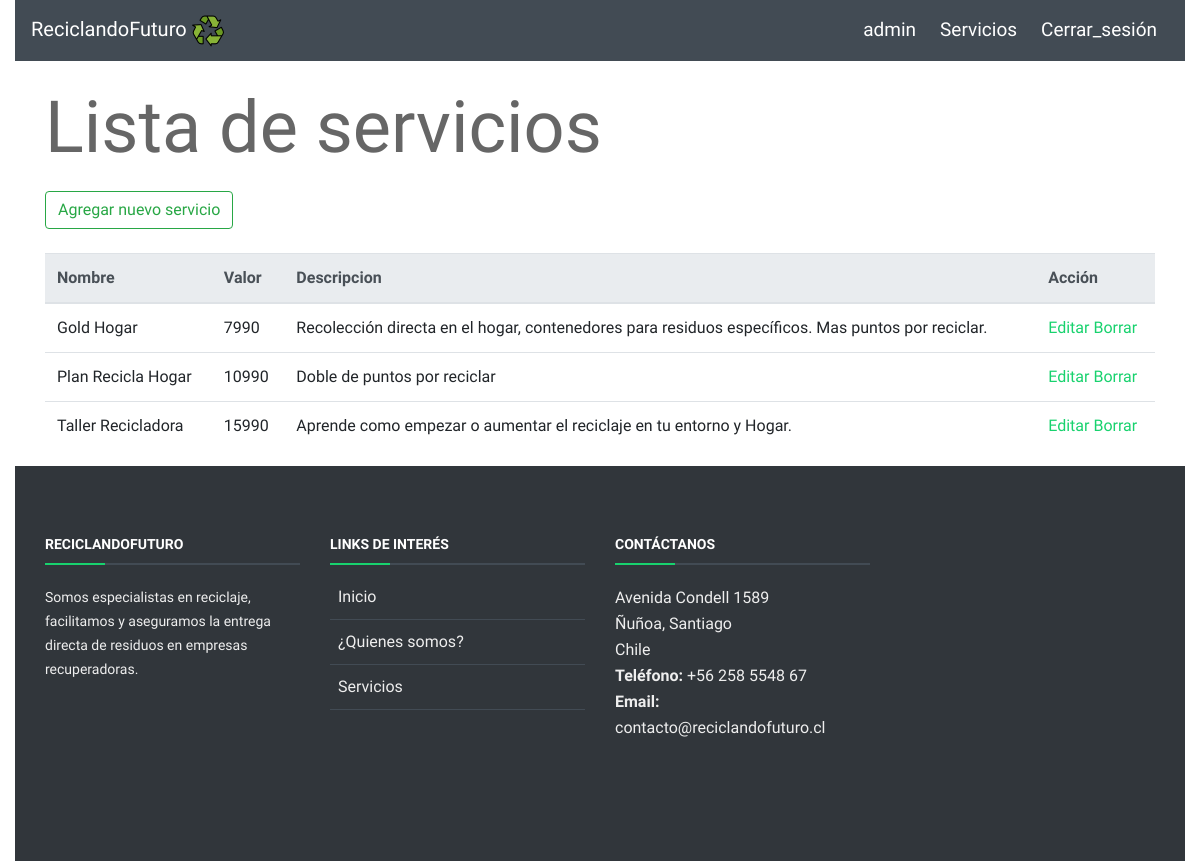
Page /listar_servicios/ (signed in) on the committed database.
### gestion_usuario/models.py (models this page shows, shortened)
class Servicio(models.Model):
    nombreservicio = models.CharField(max_length=20)
    valorservicio = models.IntegerField()
    descripcionservicio = models.CharField(max_length=200)

### gestion_usuario/views.py (the view)
# urls.py: url('listar_servicios/', views.listar_servicios, name='listar_servicios'),
def listar_servicios(request):
    if request.user.is_authenticated:
        servicios = Servicio.objects.all()
        return render(request,
            "gestion_usuario/servicio/listar_servicios.html", {'servicios': servicios})
    else:
        return render(request, 'principal.html', {})

### gestion_usuario/templates/gestion_usuario/servicio/listar_servicios.html (shortened to what this page needs)
{% extends 'base.html' %}
{% block content %}
    <br>
    <h1 class="display-3">Lista de servicios</h1>
    <a href="{% url 'gestion_usuario:agregar_servicios' %}">
        <button type="button" class="btn btn-outline-success">
            Agregar nuevo servicio
        </button>
    </a>
    <br>
    <br>
    <table class="table">
        <thead class="thead-light">
            <tr>
            <th>Nombre</th>
            <th>Valor</th>
            <th>Descripcion</th>
            <th>Acción</th>
            </tr>
        </thead>
        <tbody>
        {% for s in servicios %}
            <tr>
            <td>{{ s.nombreservicio}}</td>
            <td>{{ s.valorservicio}}</td>
            <td>{{ s.descripcionservicio}}</td>
            <td>
                <a href="/editar_servicio/{{ s.id }}"> Editar</a>
                <a href="/eliminar_servicio/{{ s.id }}"
                onclick="return confirm('¿Esta seguro de borrar {{ s.nombreservicio }}?');"> Borrar</a>
            </td>
        {% endfor %}
        </tbody>
    </table>
{% endblock content %}

### templates/base.html (shortened to what this page needs)
{% load static %}
<!DOCTYPE html>
<html lang="en">
  <head>
    <link rel="stylesheet" href="{% static 'css/bootstrap.css' %}">
    <link rel="stylesheet" href="{% static 'css/estilo.css' %}">
    <link
      href="https://unpkg.com/ionicons@4.5.9-1/dist/css/ionicons.min.css"
      rel="stylesheet"
    />
  </head>
  <body>
    <div class="container-fluid">
      <nav id="cont-nav-color" class="navbar navbar-expand-lg col-sm-12">
          <a class="navbar-brand" href="{% url 'gestion_usuario:index' %}" style="color:black">
            <small>ReciclandoFuturo </small><img src="{% static 'img/recycle-sign.png' %}" alt="" class="logo" />
          </a>
          <div class="collapse navbar-collapse" id="navegadorContenido">
            <ul class="navbar-nav ml-auto">
              {% if not request.user.is_authenticated %}
                <li class="nav-item mx-2">
                  <a class="nav-link" href="{% url 'gestion_usuario:principal' %}">Inicio</a>
                </li>
                <li class="nav-item mx-2">
                  <a class="nav-link" href="{% url 'gestion_usuario:servicios' %}">Servicios</a>
                </li>
                <li class="nav-item mx-2">
                  <a class="nav-link" href="{% url 'gestion_usuario:contacto' %}">Contacto</a>
                </li>
                <li class="nav-item mx-1">
                  <a class="nav-link" href="{% url 'gestion_usuario:login' %}">Iniciar_sesión</a>
                </li>
                <li class="nav-item mx-1">
                  <a class="nav-link" href="{% url 'gestion_usuario:registrar' %}">Registrate</a>
                </li>
              {% else %}
                <li class="nav-item mx-1">
                  <a class="nav-link" href="{% url 'gestion_usuario:index' %}">{{ user.username }}</a>
                </li>
                <li class="nav-item mx-1">
                  <a class="nav-link"  href="{% url 'gestion_usuario:listar_servicios' %}">Servicios</a>
                </li>
                <li class="nav-item mx-1">
                  <a class="nav-link" href="{% url 'gestion_usuario:logout' %}">Cerrar_sesión</a>
                </li>
              {% endif %}
            </ul>
          </div>
        </nav>
    </div>
    <div class="container">
        {% block content %}
        {% endblock content%}
    </div>
    <footer id="footer">
      <div class="footer-top">
        <div class="container">
          <div class="row">
            <div class="col-lg-3 col-md-6 footer-info">
              <h4>ReciclandoFuturo</h4>
              <p>Somos especialistas en reciclaje, facilitamos y aseguramos la entrega directa de residuos en empresas
                recuperadoras.</p>
            </div>
            <div class="col-lg-3 col-md-6 footer-links">
              <h4>Links de interés</h4>
              <ul>
                <li><i class="ion-ios-arrow-right"></i> <a href="#intro">Inicio</a></li>
                <li><i class="ion-ios-arrow-right"></i> <a href="#about">¿Quienes somos?</a></li>
                <li><i class="ion-ios-arrow-right"></i> <a href="servicios.html">Servicios</a></li>
              </ul>
            </div>
            <div class="col-lg-3 col-md-6 footer-contact">
              <h4>Contáctanos</h4>
              <p>
                Avenida Condell 1589 <br>
                Ñuñoa, Santiago<br>
                Chile <br>
                <strong>Teléfono:</strong> +56 258 5548 67<br>
                <strong>Email:</strong> contacto@reciclandofuturo.cl<br>
              </p>
            </div>
          </div>
        </div>
      </div>
    </footer>
  </body>

### static/css/estilo.css (style rules this page uses)
body { background: #fff; color: #666666; font-family: 'Inconsolata', monospace; }
a { color: #18d26e; transition: 0.5s; font-family: 'Inconsolata', monospace; }
p { padding: 0; margin: 0 0 30px 0; font-family: 'Inconsolata', monospace; }
h1, h2, h3, h4, h5, h6 { font-family: 'Inconsolata', monospace; font-weight: 400; margin: 0 0 20px 0; padding: 0; }
nav { font-family: 'Inconsolata', monospace; }
footer { font-family: 'Inconsolata', monospace; background-color: #424B54; color: white; }
#cont-nav-color { background-color: #424B54; }
#navegadorContenido ul li a { text-decoration: none; color: white; font-size: 19px; }
#cont-nav-color small { color: white; font-size: 20px; }
#footer { background: rgb(49, 54, 59); color: #eee; font-size: 16px; margin-left: 15px; margin-right: 15px; }
#footer .footer-top { background: rgb(49, 54, 59); padding: 70px 0 60px 0; }
#footer .footer-top .footer-info { margin-bottom: 60px; }
#footer .footer-top .footer-info p { font-size: 14px; line-height: 24px; margin-bottom: 0; font-family: "Inconsolata", sans-serif; color: #eee; }
#footer .footer-top h4 { font-size: 14px; font-weight: bold; color: #fff; text-transform: uppercase; position: relative; padding-bottom: 12px; }
#footer .footer-top h4::before, #footer .footer-top h4::after { content: ''; position: absolute; left: 0; bottom: 0; height: 2px; }
#footer .footer-top h4::before { right: 0; background: #424B54FF; }
#footer .footer-top h4::after { background: #18d26e; width: 60px; }
#footer .footer-top .footer-links { margin-bottom: 30px; }
#footer .footer-top .footer-links ul { list-style: none; padding: 0; margin: 0; }
#footer .footer-top .footer-links ul i { padding-right: 8px; color: #ddd; }
#footer .footer-top .footer-links ul li { border-bottom: 1px solid #424B54FF; padding: 10px 0; }
#footer .footer-top .footer-links ul li:first-child { padding-top: 0; }
#footer .footer-top .footer-links ul a { color: #eee; }
#footer .footer-top .footer-contact { margin-bottom: 30px; }
#footer .footer-top .footer-contact p { line-height: 26px; }

### rows in the picture
Servicio: nombreservicio "Gold Hogar", valorservicio "7990", descripcionservicio "Recolección directa en el hogar, contenedores para residuos específicos. Mas puntos por reciclar."
Servicio: nombreservicio "Plan Recicla Hogar", valorservicio "10990", descripcionservicio "Doble de puntos por reciclar"
Servicio: nombreservicio "Taller Recicladora", valorservicio "15990", descripcionservicio "Aprende como empezar o aumentar el reciclaje en tu entorno y Hogar."

### other values in the picture
{{ user.username }} "admin"
